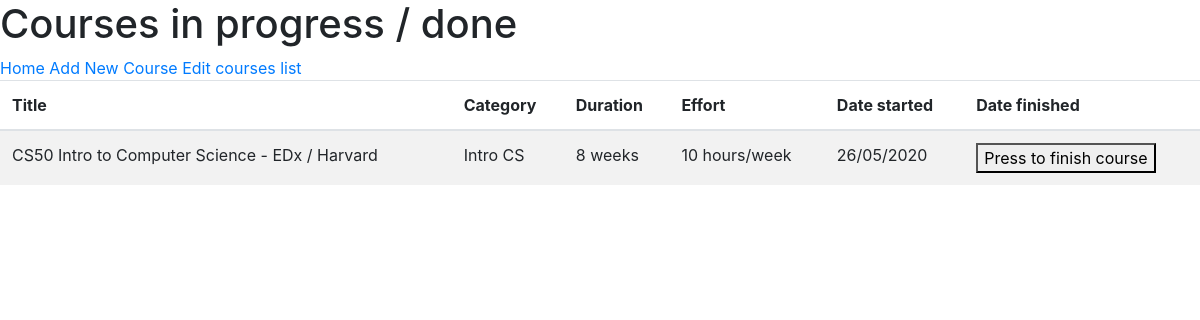
Before: / with the older database file.
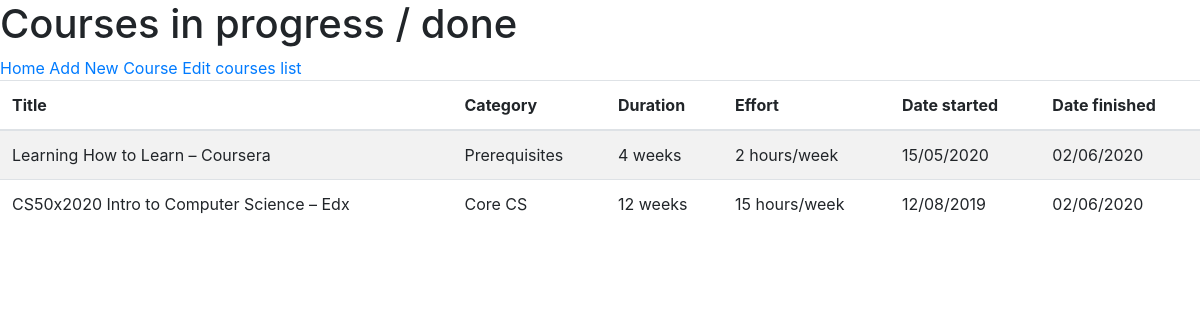
After: the same page with the newer database file.
### tables this page shows
CREATE TABLE 'courses' (
  'id' INTEGER PRIMARY KEY AUTOINCREMENT NOT NULL,
  'title' VARCHAR(255),
  'category' VARCHAR(255),
  'duration' INTEGER,
  'effort' INTEGER,
  'started' DATE DEFAULT (strftime ('%d/%m/%Y', 'now', 'localtime')),
  'ended' – DATE DEFAULT (strftime ('%d/%m/%Y', 'now', 'localtime'))
);

### application.py (the view)
@app.route("/", methods=["GET", "POST"])
def index():
    rows = db.execute("SELECT * FROM courses ORDER BY started DESC;")
    for row in rows:
        id = row["id"]
    if request.method == "GET":
        return render_template("index.html", rows=rows)
    else:
        db.execute("UPDATE courses SET ended = strftime('%d/%m/%Y','now','localtime') WHERE id=:id;", id = id)
        return redirect("/")

### templates/index.html
{% extends "layout.html" %}
{% block pagetitle %}
    <h1>Courses in progress / done</h1>
{% endblock %}
{% block body %}
    <table class="table table-striped">
        <thead>
            <th>Title</th><th>Category</th><th>Duration</th><th>Effort</th><th>Date started</th><th>Date finished</th>
        </thead>
        <tbody>
        {% for row in rows %}
            <tr>
                <td>{{ row["title"] }}</td><td>{{ row["category"] }}</td>
                <td>{{ row["duration"] }} weeks</td><td>{{ row["effort"] }} hours/week</td><td>{{ row["started"] }}</td>
                {% if row["started"] == row["ended"] %}
                    <td><form action="/" method="post"><button type="submit" value="Submit">Press to finish course</button></form></td>
                {% else %}
                    <td>{{ row["ended"] }}</td>
                {% endif %}
            </tr>
        {% endfor %}
        </tbody>
    </table>
{% endblock %}

### templates/layout.html (shortened to what this page needs)
<!doctype html>
<html lang="en">
  <head>
    <link rel="stylesheet" href="https://stackpath.bootstrapcdn.com/bootstrap/4.5.0/css/bootstrap.min.css">
  </head>
  <body>
  {% block pagetitle %}
  {% endblock %}
    <nav>
      <a href="/">Home</a>
      <a href="/new">Add New Course</a>
      <a href="/edit">Edit courses list</a>
    </nav>
    {% block body %}
    {% endblock %}
  </body>
</html>

Changed rows visible on the page:
added courses: title "Learning How to Learn – Coursera", category "Prerequisites", duration "4", effort "2", started "15/05/2020", ended "02/06/2020"
changed courses: title "CS50 Intro to Computer Science - EDx / Harvard" → "CS50x2020 Intro to Computer Science – Edx"; category "Intro CS" → "Core CS"; duration "8" → "12"; effort "10" → "15"; started "26/05/2020" → "12/08/2019"; ended (not shown) → "02/06/2020"; no longer shows "Press to finish course"
